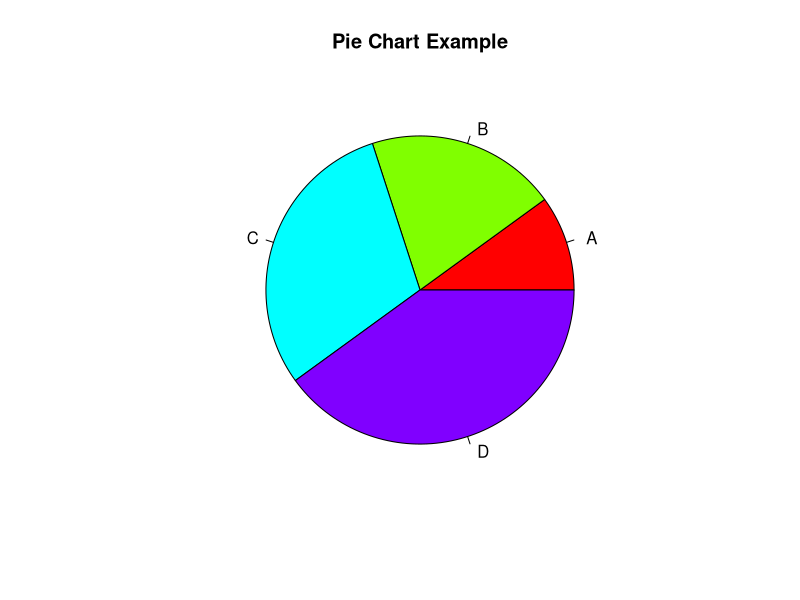
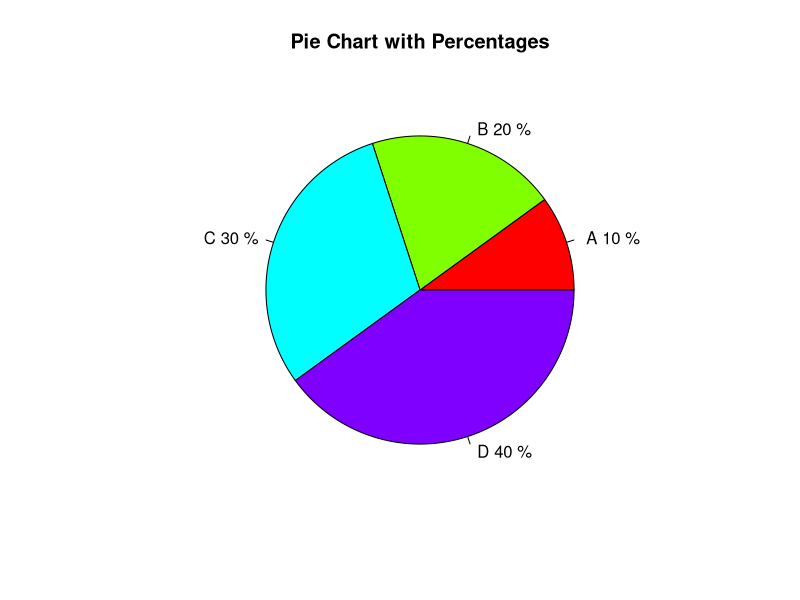
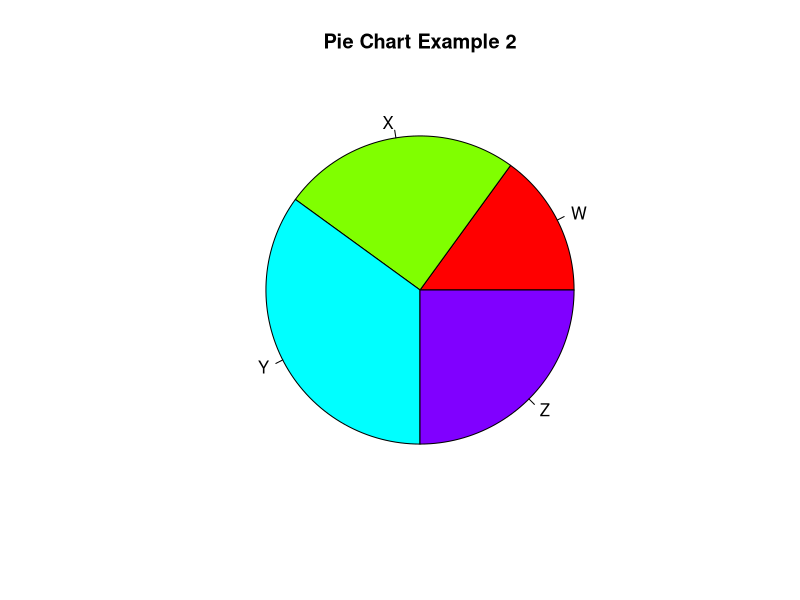
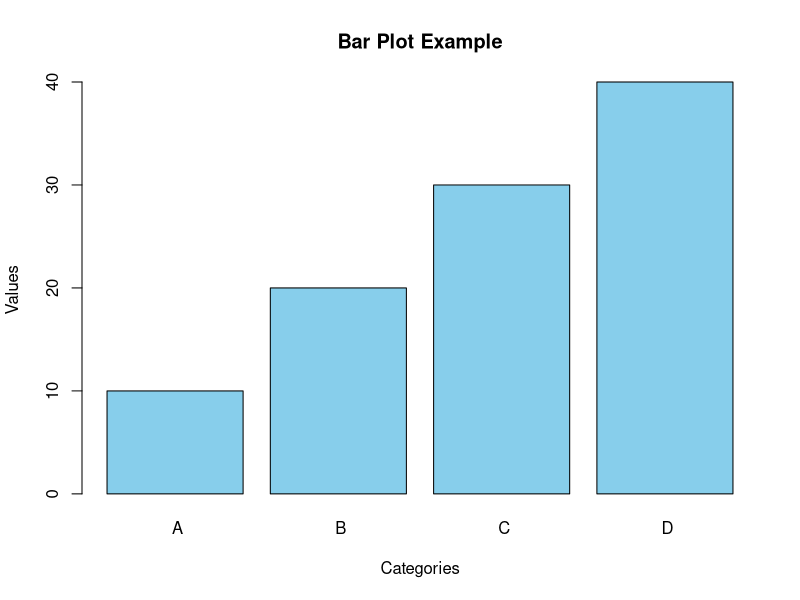
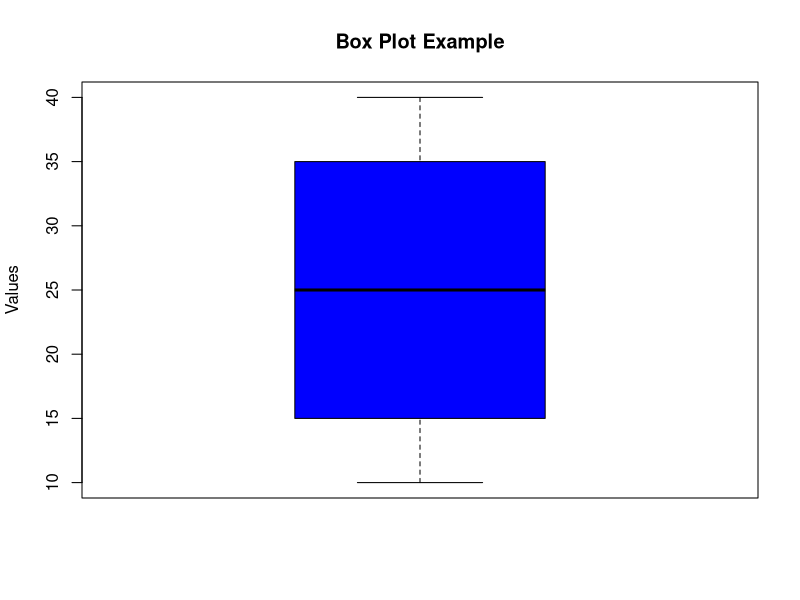
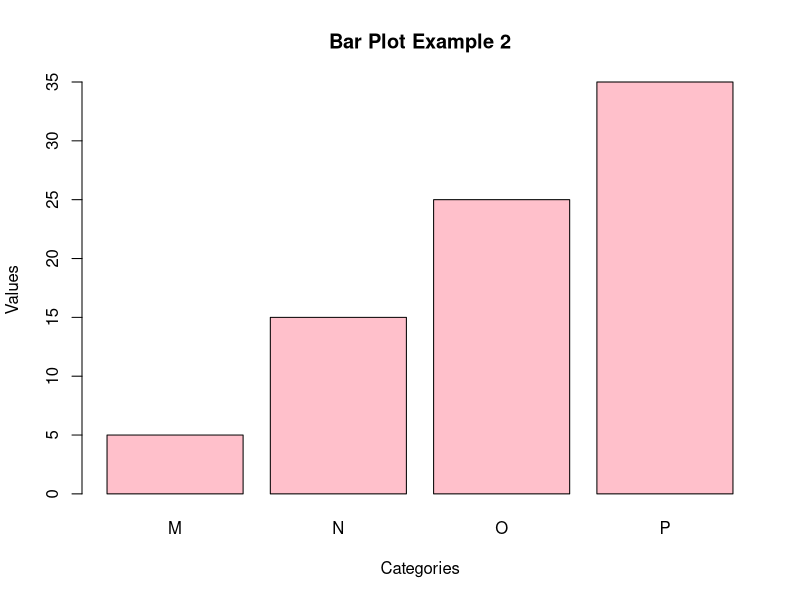
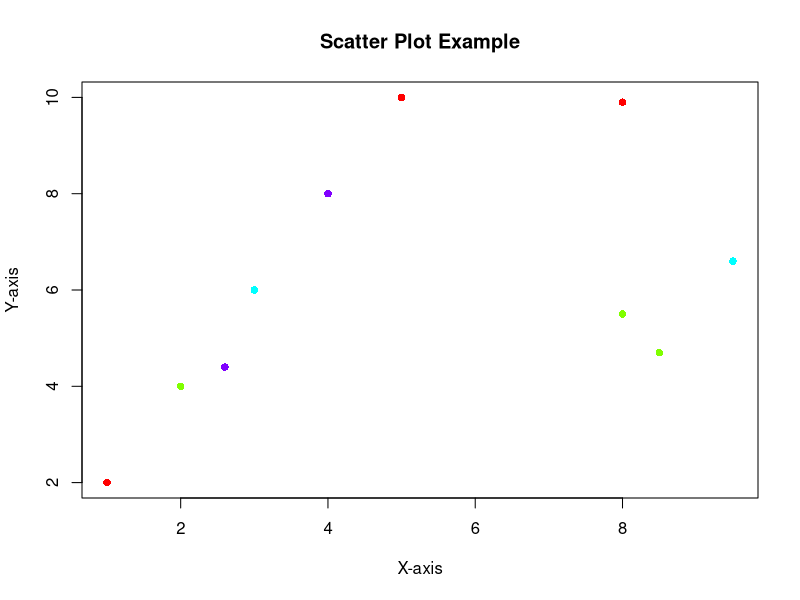
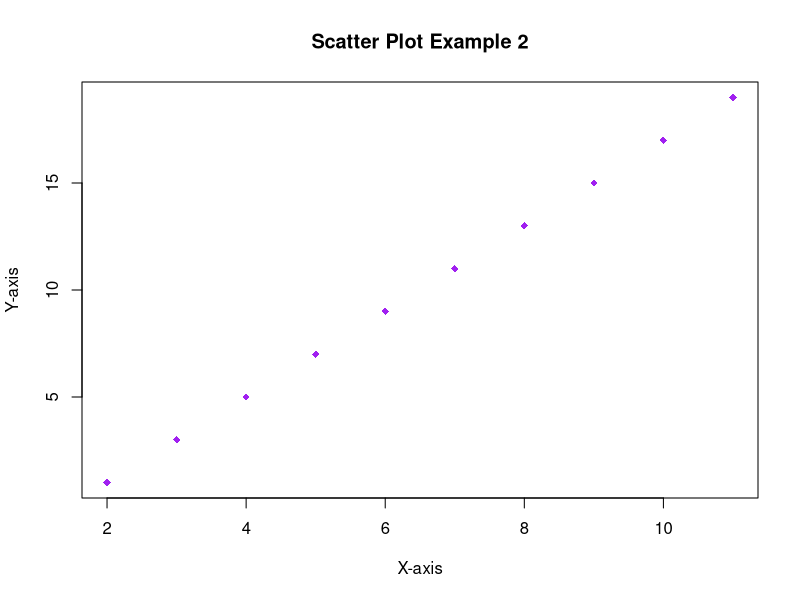

Write the R code that produced these figures, in order.
# -- data visualization --
# Pie chart example
values <- c(10, 20, 30, 40)
labels <- c(" A", " B", " C", " D")
pie(values, labels = labels, main = "Pie Chart Example", col = rainbow(length(values)))

# Pie chart with percentages
percentages <- round(100 * values / sum(values), 1)
labels_with_percent <- paste(labels, percentages, "%")
pie(values, labels = labels_with_percent, main = "Pie Chart with Percentages", col = rainbow(length(values)))

values2 <- c(15, 25, 35, 25)
labels2 <- c("W", "X", "Y", "Z")
pie(values2, labels = labels2, main = "Pie Chart Example 2", col = rainbow(length(values2)))


# Bar plot example
barplot(values, names.arg = labels, main = "Bar Plot Example", col = "skyblue", xlab = "Categories", ylab = "Values")

# Box plot example
boxplot(values, main = "Box Plot Example", ylab = "Values", col = "blue")

values3 <- c(5, 15, 25, 35)
labels3 <- c("M", "N", "O", "P")
barplot(values3, names.arg = labels3, main = "Bar Plot Example 2", col = "pink", xlab = "Categories", ylab = "Values")

# Scatter plot example
x <- c(1, 2, 3, 4, 5, 8, 9.5, 2.6, 8, 8.5)
y <- c(2, 4, 6, 8, 10, 5.5, 6.6, 4.4, 9.9, 4.7)
plot(x, y, main = "Scatter Plot Example", xlab = "X-axis", ylab = "Y-axis", col = rainbow(length(values)), pch = 16)

x2 <- c(2, 3, 4, 5, 6, 7, 8, 9, 10, 11)
y2 <- c(1, 3, 5, 7, 9, 11, 13, 15, 17, 19)
plot(x2, y2, main = "Scatter Plot Example 2", xlab = "X-axis", ylab = "Y-axis", col = "purple", pch = 18)

# Calculating mean and median
mean(x, trim = 0, na.rm = FALSE)
median(x, na.rm = FALSE)

# Line chart example
x <- c(1, 2, 3, 4, 5)
y <- c(2, 4, 6, 8, 10)
plot(x, y, type = "l", main = "Line Chart Example", xlab = "X-axis", ylab = "Y-axis", col = "blue", lwd = 2)



# Histogram example
hist(x, main = "Histogram Example", xlab = "Values", col = "lightgreen", border = "black")


# Multiple line chart example
y2 <- c(3, 6, 9, 12, 15)
plot(x, y, type = "l", col = "blue", lwd = 2, ylim = c(0, 15), main = "Multiple Line Chart", xlab = "X-axis", ylab = "Y-axis")
lines(x, y2, col = "red", lwd = 2)
legend("topleft", legend = c("Line 1", "Line 2"), col = c("blue", "red"), lwd = 2)


